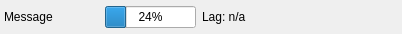
<?xml version="1.0" encoding="UTF-8"?>
<ui version="4.0">
 <class>CoreConnectionStatusWidget</class>
 <widget class="QWidget" name="CoreConnectionStatusWidget">
  <property name="geometry">
   <rect>
    <x>0</x>
    <y>0</y>
    <width>402</width>
    <height>34</height>
   </rect>
  </property>
  <property name="windowTitle">
   <string>Form</string>
  </property>
  <layout class="QHBoxLayout" name="horizontalLayout">
   <property name="leftMargin">
    <number>4</number>
   </property>
   <property name="topMargin">
    <number>0</number>
   </property>
   <property name="rightMargin">
    <number>4</number>
   </property>
   <property name="bottomMargin">
    <number>0</number>
   </property>
   <item>
    <widget class="QLabel" name="messageLabel">
     <property name="text">
      <string>Message</string>
     </property>
    </widget>
   </item>
   <item>
    <widget class="QProgressBar" name="progressBar">
     <property name="sizePolicy">
      <sizepolicy hsizetype="Maximum" vsizetype="Maximum">
       <horstretch>0</horstretch>
       <verstretch>0</verstretch>
      </sizepolicy>
     </property>
     <property name="value">
      <number>24</number>
     </property>
    </widget>
   </item>
   <item>
    <widget class="QLabel" name="lagLabel">
     <property name="text">
      <string notr="true">Lag: n/a</string>
     </property>
    </widget>
   </item>
   <item>
    <widget class="QLabel" name="sslLabel">
     <property name="text">
      <string/>
     </property>
    </widget>
   </item>
  </layout>
 </widget>
 <resources/>
 <connections/>
</ui>
